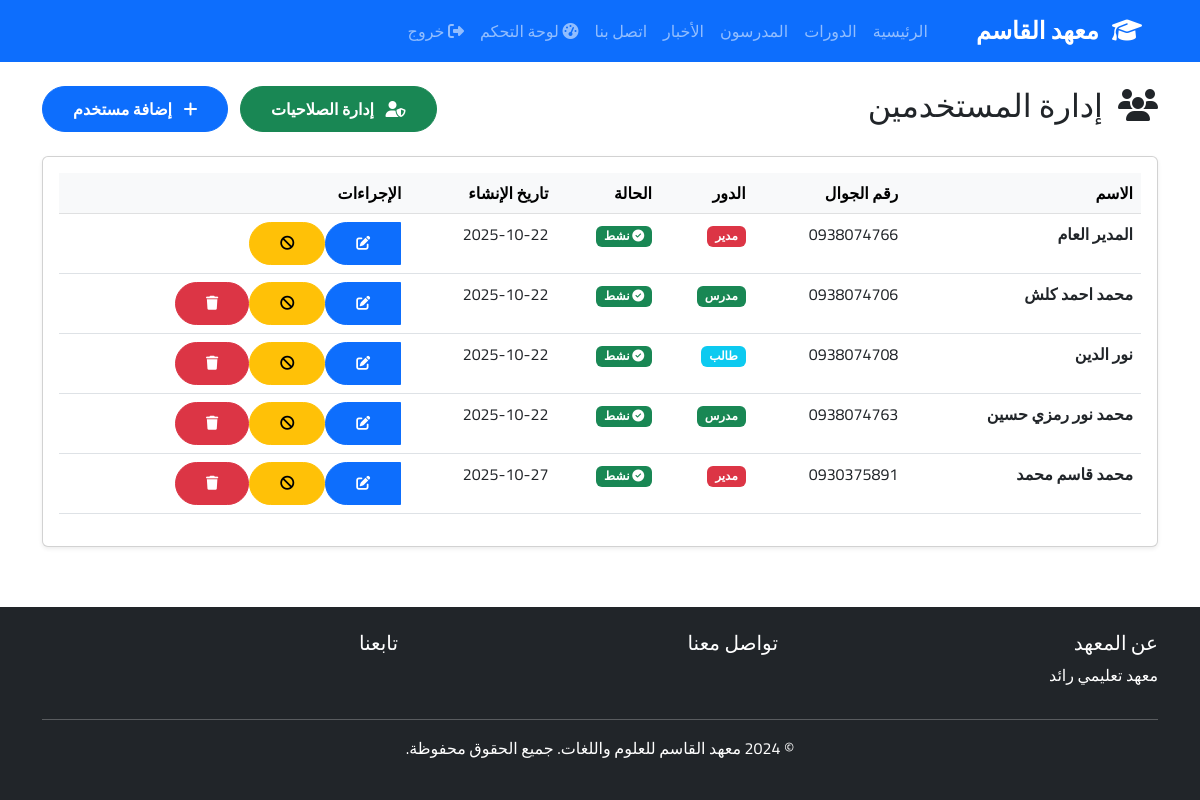
Page /admin/users (signed in) on the committed database.
### app/models/user.py (models this page shows, shortened)
class User(UserMixin, db.Model):
    __tablename__ = 'users'
    id = db.Column(db.Integer, primary_key=True)
    phone_number = db.Column(db.String(20), unique=True, nullable=False, index=True)
    password_hash = db.Column(db.String(255), nullable=False)
    full_name = db.Column(db.String(100), nullable=False)
    role = db.Column(db.String(20), nullable=False)
    is_active = db.Column(db.Boolean, default=True)
    created_at = db.Column(db.DateTime, default=damascus_now)
    session_version = db.Column(db.String(64), default=lambda: secrets.token_hex(32))
    permissions = db.Column(db.JSON, default={})
    def is_super_admin(self):
        return self.role == 'admin' and self.phone_number == '0938074766'

### app/routes/admin.py (the view)
@bp.route('/users')
@role_or_permission_required(roles=['admin'], permissions=['users.view'])
def users():
    if current_user.is_super_admin():
        all_users = User.query.all()
    else:
        all_users = User.query.filter(User.phone_number != '0938074766').all()
    return render_template('admin/users.html', users=all_users)

### app/templates/admin/users.html (shortened to what this page needs)
{% extends "base.html" %}
{% block content %}
<div class="container mt-4">
    <div class="d-flex justify-content-between align-items-center mb-4">
        <h2>
            <i class="fas fa-users ms-2"></i>
            إدارة المستخدمين
        </h2>
        <div>
            {% if current_user.is_super_admin() or current_user.has_permission('users.manage_permissions') %}
            <a href="{{ url_for('admin.manage_permissions') }}" class="btn btn-success ms-2">
                <i class="fas fa-user-shield ms-2"></i> إدارة الصلاحيات
            </a>
            {% endif %}
            <a href="{{ url_for('admin.add_user') }}" class="btn btn-primary">
                <i class="fas fa-plus ms-2"></i> إضافة مستخدم
            </a>
        </div>
    </div>
    <div class="card shadow-sm">
        <div class="card-body">
            <div class="table-responsive">
                <table class="table table-hover">
                    <thead class="table-light">
                        <tr>
                            <th>الاسم</th>
                            <th>رقم الجوال</th>
                            <th>الدور</th>
                            <th>الحالة</th>
                            <th>تاريخ الإنشاء</th>
                            <th>الإجراءات</th>
                        </tr>
                    </thead>
                    <tbody>
                        {% for user in users %}
                        <tr>
                            <td><strong>{{ user.full_name }}</strong></td>
                            <td>{{ user.phone_number }}</td>
                            <td>
                                {% if user.role == 'admin' %}
                                    <span class="badge bg-danger">مدير</span>
                                {% elif user.role == 'assistant' %}
                                    <span class="badge bg-warning">معاون</span>
                                {% elif user.role == 'teacher' %}
                                    <span class="badge bg-success">مدرس</span>
                                {% elif user.role == 'student' %}
                                    <span class="badge bg-info">طالب</span>
                                {% else %}
                                    <span class="badge bg-secondary">{{ user.role }}</span>
                                {% endif %}
                            </td>
                            <td>
                                {% if user.is_active %}
                                    <span class="badge bg-success"><i class="fas fa-check-circle"></i> نشط</span>
                                {% else %}
                                    <span class="badge bg-secondary"><i class="fas fa-times-circle"></i> غير نشط</span>
                                {% endif %}
                            </td>
                            <td>{{ user.created_at.strftime('%Y-%m-%d') }}</td>
                            <td>
                                <div class="btn-group" role="group">
                                    <a href="{{ url_for('admin.edit_user', user_id=user.id) }}" class="btn btn-sm btn-primary" title="تعديل">
                                        <i class="fas fa-edit"></i>
                                    </a>
                                    {% if user.is_active %}
                                        <form method="POST" action="{{ url_for('admin.toggle_user_status', user_id=user.id) }}" style="display: inline;">
                                            <button type="submit" class="btn btn-sm btn-warning" title="تعطيل" onclick="return confirm('هل أنت متأكد من تعطيل هذا المستخدم؟')">
                                                <i class="fas fa-ban"></i>
                                            </button>
                                        </form>
                                    {% else %}
                                        <form method="POST" action="{{ url_for('admin.toggle_user_status', user_id=user.id) }}" style="display: inline;">
                                            <button type="submit" class="btn btn-sm btn-success" title="تفعيل">
                                                <i class="fas fa-check"></i>
                                            </button>
                                        </form>
                                    {% endif %}
                                    {% if user.id != current_user.id %}
                                        <form method="POST" action="{{ url_for('admin.delete_user', user_id=user.id) }}" style="display: inline;">
                                            <button type="submit" class="btn btn-sm btn-danger" title="حذف" onclick="return confirm('هل أنت متأكد من حذف هذا المستخدم؟ سيتم حذف جميع البيانات المرتبطة به!')">
                                                <i class="fas fa-trash"></i>
                                            </button>
                                        </form>
                                    {% endif %}
                                </div>
                            </td>
                        </tr>
                        {% endfor %}
                    </tbody>
                </table>
            </div>
        </div>
    </div>
</div>
{% endblock %}

### app/static/css/style.css (style rules this page uses)
* { font-family: 'Cairo', sans-serif; }
body { min-height: 100vh; display: flex; flex-direction: column; }
.card { transition: transform 0.3s ease, box-shadow 0.3s ease; }
.btn { border-radius: 25px; padding: 10px 30px; font-weight: 600; }
.shadow-sm { box-shadow: 0 0.125rem 0.25rem rgba(0,0,0,0.075) !important; }

### rows in the picture
User: full_name "المدير العام", phone_number "0938074766", role "مدير", is_active True (drawn), created_at "2025-10-22"
User: full_name "محمد احمد كلش", phone_number "0938074706", role "مدرس", is_active True (drawn), created_at "2025-10-22"
User: full_name "نور الدين", phone_number "0938074708", role "طالب", is_active True (drawn), created_at "2025-10-22"
User: full_name "محمد نور رمزي حسين", phone_number "0938074763", role "مدرس", is_active True (drawn), created_at "2025-10-22"
User: full_name "محمد قاسم محمد", phone_number "0930375891", role "مدير", is_active True (drawn), created_at "2025-10-27"
